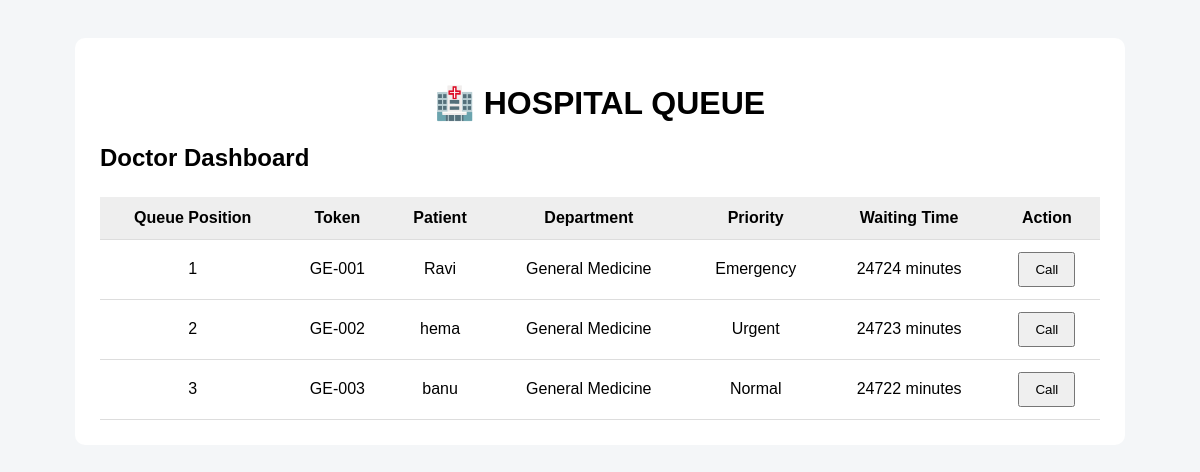
Screenshot of /doctor with the database file from the repository.
### tables this page shows
CREATE TABLE queue (
            queue_id INTEGER PRIMARY KEY AUTOINCREMENT,
            patient_id INTEGER,
            token_number TEXT,
            priority INTEGER,
            arrival_time TIMESTAMP DEFAULT CURRENT_TIMESTAMP,
            status TEXT DEFAULT 'Waiting',
            waiting_time INTEGER,
            FOREIGN KEY (patient_id) REFERENCES patients(patient_id)
        );

CREATE TABLE patients (
            patient_id INTEGER PRIMARY KEY AUTOINCREMENT,
            name TEXT NOT NULL,
            age INTEGER,
            gender TEXT,
            phone TEXT,
            symptoms TEXT,
            department TEXT,
            registration_time TIMESTAMP DEFAULT CURRENT_TIMESTAMP
        );

### app.py (the view)
@app.route("/doctor")
def doctor_dashboard():
    patients = get_waiting_patients()
    patients = fair_queue_sort(patients)
    return render_template(
        "doctor_dashboard.html",
        patients=patients
    )

### app.py (called while the page is built)
def get_waiting_patients():
    conn = sqlite3.connect("database.db")
    conn.row_factory = sqlite3.Row
    cursor = conn.cursor()
    cursor.execute("""
        SELECT
            queue.queue_id,
            queue.token_number,
            queue.priority,
            queue.arrival_time,
            queue.status,
            patients.name,
            patients.department
        FROM queue
        JOIN patients
        ON queue.patient_id = patients.patient_id
        WHERE queue.status = 'Waiting'
    """)
    patients = cursor.fetchall()
    conn.close()
    return patients

def calculate_waiting_time(arrival_time):
    try:
        arrival = datetime.fromisoformat(arrival_time)
        now = datetime.now()
        minutes = int(
            (now - arrival).total_seconds() / 60
        )
        return max(minutes, 0)
    except:
        return 0

def fair_queue_sort(patients):
    patient_list = []
    for patient in patients:
        patient_data = dict(patient)
        waiting_time = calculate_waiting_time(
            patient_data["arrival_time"]
        )
        patient_data["waiting_time"] = waiting_time
        patient_list.append(patient_data)
    patient_list.sort(
        key=lambda x: (
            x["priority"],
            -x["waiting_time"],
            x["arrival_time"]
        )
    )
    return patient_list

### templates/doctor_dashboard.html (shortened to what this page needs)
<!DOCTYPE html>
<html>
<head>
</head>
<body>
<div class="container">
    <h1>🏥 HOSPITAL QUEUE</h1>
    <h2>Doctor Dashboard</h2>
    {% if patients %}
    <table>
        <tr>
            <th>Queue Position</th>
            <th>Token</th>
            <th>Patient</th>
            <th>Department</th>
            <th>Priority</th>
            <th>Waiting Time</th>
            <th>Action</th>
        </tr>
        {% for patient in patients %}
        <tr>
            <td>
                {{ loop.index }}
            </td>
            <td>
                {{ patient["token_number"] }}
            </td>
            <td>
                {{ patient["name"] }}
            </td>
            <td>
                {{ patient["department"] }}
            </td>
            <td>
                {% if patient["priority"] == 1 %}
                    Emergency
                {% elif patient["priority"] == 2 %}
                    Urgent
                {% else %}
                    Normal
                {% endif %}
            </td>
            <td>
                {{ patient["waiting_time"] }} minutes
            </td>
            <td>
                <button>
                    Call
                </button>
            </td>
        </tr>
        {% endfor %}
    </table>
    {% else %}
        <h3>No patients are currently waiting.</h3>
    {% endif %}
</div>
</body>
</html>

### templates/doctor_dashboard.html (style rules this page uses)
body { font-family: Arial; background: #f4f6f8; padding: 30px; }
.container { max-width: 1000px; margin: auto; background: white; padding: 25px; border-radius: 10px; }
h1 { text-align: center; }
table { width: 100%; border-collapse: collapse; margin-top: 25px; }
th, td { padding: 12px; border-bottom: 1px solid #ddd; text-align: center; }
th { background: #eeeeee; }
button { padding: 8px 15px; cursor: pointer; }

### rows the page displays
queue: token_number "GE-001", name "Ravi", department "General Medicine", priority "Emergency", waiting_time "24724"
queue: token_number "GE-002", name "hema", department "General Medicine", priority "Urgent", waiting_time "24723"
queue: token_number "GE-003", name "banu", department "General Medicine", priority "Normal", waiting_time "24722"
